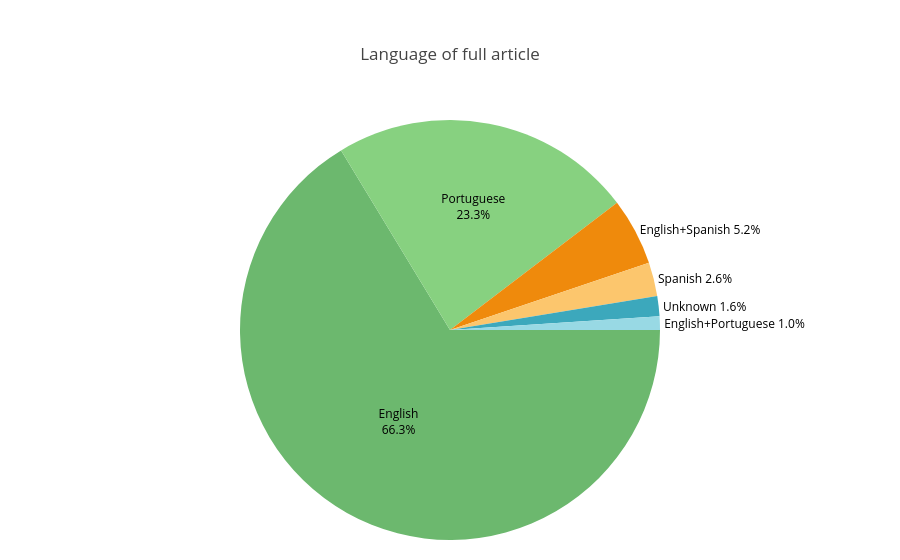

The cell this chart's notebook holds for it:
### Markdown cell above
## Language of Full Article

### Code cell
# Title: Language of Full Article Distribution (Pie Chart)
# Description: Normalizes language labels (handles '&' vs '+', trims, canonicalizes multi-language order),
#              aggregates counts, computes percentages with adaptive label placement, and renders/saves a Plotly pie chart.

# Prepare data
language_series = (
    df_all['Language of full article']
    .fillna('Unknown')
    .astype(str)
    .str.strip()
)


# SPECIAL CASE re-labeling/normalization:
# - This is a dataset-specific cleanup to standardize mixed-language entries.
# - We treat '&' as equivalent to '+' and canonicalize the order of languages
#   so that permutations like "English+Spanish" and "Spanish+English" map to the same label.
def _normalize_language_label(s: str) -> str:
    if not s or s.lower() == 'unknown':
        return 'Unknown'
    # SPECIAL CASE: normalize separator
    s = s.replace('&', '+')
    parts = [p.strip().title() for p in s.split('+') if p.strip()]
    if not parts:
        return 'Unknown'
    # SPECIAL CASE: sort to combine permutations like "English+Spanish" and "Spanish+English"
    parts = sorted(dict.fromkeys(parts))  # remove duplicates and sort
    return '+'.join(parts) if len(parts) > 1 else parts[0]


# Apply the special-case normalization to the language labels
language_series = language_series.apply(_normalize_language_label)

language_counts = language_series.value_counts()
lang_labels = language_counts.index.tolist()
lang_values = language_counts.values.tolist()

# Compute percentages and set label positions
lang_total = sum(lang_values)
lang_percentages = [(v / lang_total) * 100 if lang_total else 0 for v in lang_values]
percentages_cutoff = 10
lang_text_positions = ['outside' if p < percentages_cutoff else 'inside' for p in lang_percentages]
lang_custom_text = [
    f"{label}<br>{percent:.1f}%" if position == 'inside'
    else f"{label} {percent:.1f}%"
    for label, percent, position in zip(lang_labels, lang_percentages, lang_text_positions)
]

# Build pie chart with style similar to the country chart
language_pie = go.Figure(
    data=[
        go.Pie(
            labels=lang_labels,
            values=lang_values,
            text=lang_custom_text,
            textinfo='text',
            textposition=lang_text_positions,
            insidetextorientation='horizontal',
            sort=False,
            direction='clockwise',
            rotation=90,
        )
    ]
)

language_pie.update_traces(
    textfont=dict(size=12, color='black'),
    insidetextfont=dict(color='black'),
)

textfont = dict(size=12, color='black'),
language_pie.update_layout(
    title='Language of full article',
    showlegend=False,
    margin=dict(t=120, b=20, l=20, r=20)
)

language_pie.show()
language_pie.write_image('language_pie.png', width=800, height=600, scale=2)

### Figure 1 — Plotly figure (JSON) as saved in the notebook; plotly's stock layout.template omitted (floating-point values rounded to 4 significant figures)
{"data": [{"direction": "clockwise", "insidetextorientation": "horizontal", "labels": ["English", "Portuguese", "English+Spanish", "Spanish", "Unknown", "English+Portuguese"], "rotation": 90, "sort": false, "text": ["English<br>66.3%", "Portuguese<br>23.3%", "English+Spanish 5.2%", "Spanish 2.6%", "Unknown 1.6%", "English+Portuguese 1.0%"], "textinfo": "text", "textposition": ["inside", "inside", "outside", "outside", "outside", "outside"], "values": [128, 45, 10, 5, 3, 2], "type": "pie", "textfont": {"color": "black", "size": 12}, "insidetextfont": {"color": "black"}}], "layout": {"margin": {"t": 120, "b": 20, "l": 20, "r": 20}, "title": {"text": "Language of full article"}, "showlegend": false}}
